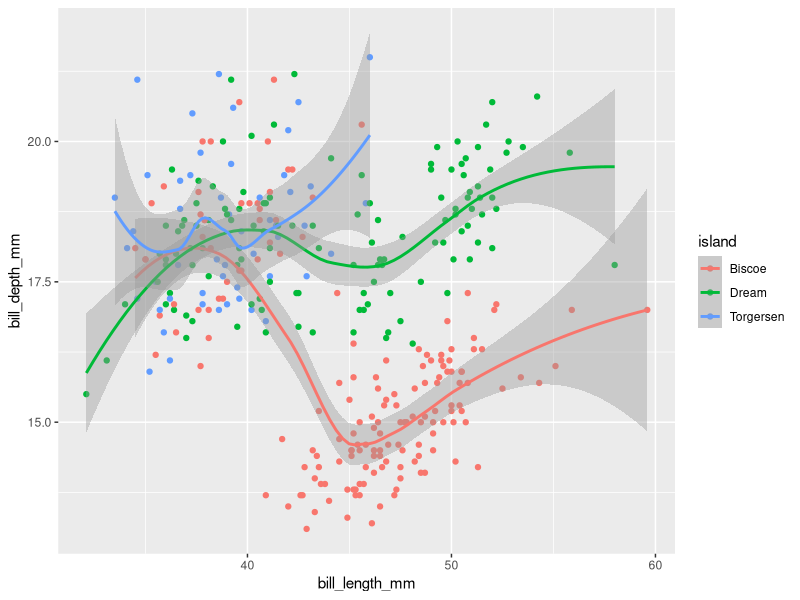

Write the R code that produced this figure.
# Load packages
library(palmerpenguins)
library(ggplot2)

# Fetch data
data("penguins")

# Inspect data
head(penguins)

ggplot(penguins, aes(x = bill_length_mm, bill_depth_mm, col = island)) +
  geom_point() +
  geom_smooth()
